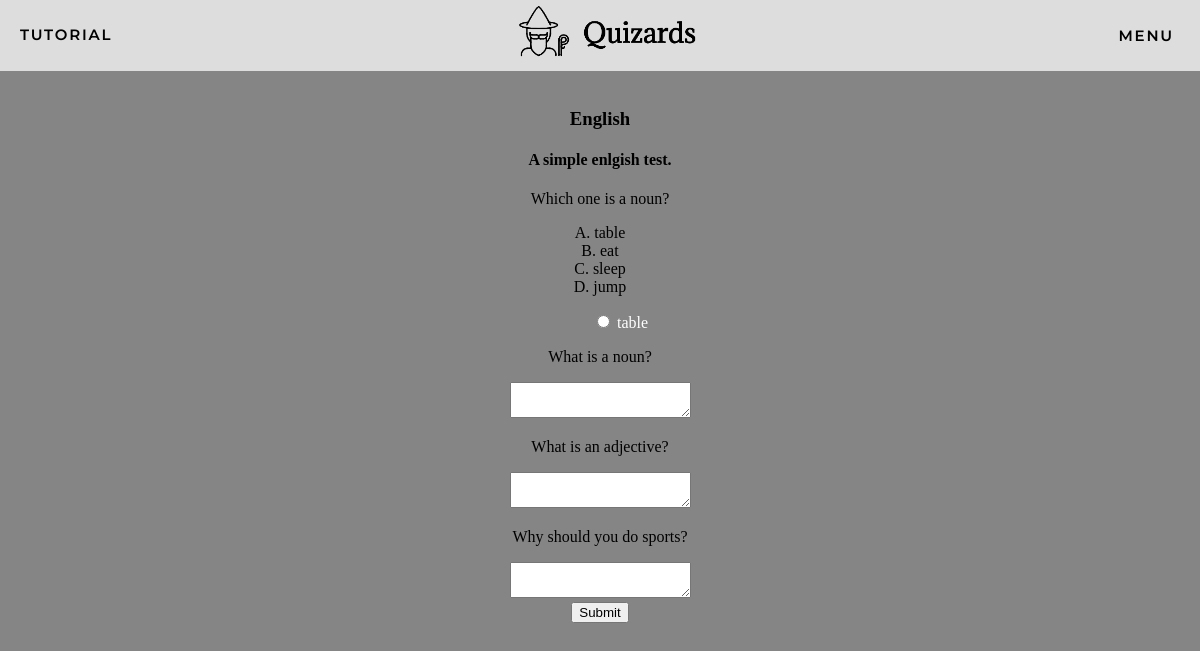
The app's page /quizzes/English/1 (signed in) with its own data.
### app/models.py (models this page shows, shortened)
class Quizzes(db.Model):
    id = db.Column(db.Integer, primary_key=True, autoincrement=True, unique=True)
    name = db.Column(db.String(64))
    description = db.Column(db.String(255))
    questions = db.relationship('Questions', backref='Quizzes', lazy='dynamic')
    mcquestion = db.relationship('multiChoice', backref='MCQuizzes', lazy='dynamic')
    longquestions = db.relationship('LongQuestions', backref='LongQuizzes', lazy='dynamic')
    author_id = db.Column(db.Integer, db.ForeignKey('user.id'))
    pub_date = db.Column(db.DateTime, index=True, default=datetime.utcnow)
    quizMarks = db.relationship('quizMarks', backref='quizMarks', lazy='dynamic')

class multiChoice(db.Model):
    id = db.Column(db.Integer, primary_key = True, autoincrement=True)
    quiz_id = db.Column(db.Integer, db.ForeignKey('quizzes.id'))
    question = db.Column(db.String(128), unique=False, nullable=False)
    choice1 = db.Column(db.String(128), unique=False, nullable=False)
    choice2 = db.Column(db.String(128), unique=False, nullable=False)
    choice3 = db.Column(db.String(128), unique=False, nullable=False)
    choice4 = db.Column(db.String(128), unique=False, nullable=False)
    correct = db.Column(db.Integer, unique=False, nullable=False)

class Questions(db.Model):
    id = db.Column(db.Integer, primary_key = True, autoincrement=True)
    question = db.Column(db.String(255))
    solution = db.Column(db.String(255))
    quiz_id = db.Column(db.Integer, db.ForeignKey('quizzes.id'))

class LongQuestions(db.Model):
    id = db.Column(db.Integer, primary_key = True, autoincrement=True)
    question = db.Column(db.String(500))
    quiz_id = db.Column(db.Integer, db.ForeignKey('quizzes.id'))

### app/routes.py (the view)
@app.route('/quizzes/<quizname>/<quizid>')
@login_required
def quizform(quizname, quizid):
    form = AnswerForm()
    form.options.choices = [(mcq.choice1) for mcq in multiChoice.query.filter_by(quiz_id=quizid).all()]
    quiz = Quizzes.query.filter_by(id=quizid).first_or_404()
    page = request.args.get('page', 1, type=int)
    worded = quiz.questions.paginate(page)
    MCQ = quiz.mcquestion.paginate(page)
    longworded = quiz.longquestions.paginate(page)
    return render_template('quiz_questions.html', quiz=quiz, worded=worded.items, MCQ=MCQ.items, longworded=longworded.items,form=form)

### app/forms.py
class AnswerForm(FlaskForm):
    options = RadioField("Answer", choices=[], validators=[DataRequired()])
    longanswer = TextAreaField(validators=[DataRequired(), Length(min=1, max=140)])
    submit = SubmitField('Submit')

### app/models.py (called while the page is built)
@login.user_loader
def load_user(id):
    return User.query.get(int(id))

### app/routes.py (called while the page is built)
@app.before_request
def before_request():
    if current_user.is_authenticated:
        g.user = load_user(current_user.id)
        current_user.last_seen = datetime.utcnow()
        db.session.commit()

### app/templates/quiz_questions.html
{% extends "base.html" %}
{% block content %}
    <h3>{{ quiz.name }}</h3>
    <h4>{{ quiz.description }}</h4>
    <form method="POST">
    {% for mcqs in MCQ %}
        <p>{{ mcqs.question }}</p>
        <p>A. {{ mcqs.choice1 }}<br>
           B. {{ mcqs.choice2 }}<br>
           C. {{ mcqs.choice3 }}<br>
           D. {{ mcqs.choice4 }}</p>
            {{ form.options }}
    {% endfor %}
    {% for qs in worded %}
        <p>{{ qs.question }}</p>
           {{ form.longanswer }}
    {% endfor %}
    {% for lqs in longworded %}
        <p>{{ lqs.question }}</p>
           {{ form.longanswer }}
    {% endfor %}
    <br>
    {{ form.submit }}
    </form>
{% endblock %}

### app/static/css/styles.css (style rules this page uses)
body { margin: 0; padding: 0; height: 100vh; background-color: rgb(133, 133, 133); }
.messages ul { margin-left: 30%; margin-right: 30%; }
.messages ul li { list-style: none; color: white; text-align: center; }

### records on screen
Quizzes: name "English", description "A simple enlgish test."
multiChoice: question "Which one is a noun?", choice1 "table", choice2 "eat", choice3 "sleep", choice4 "jump"
Questions: question "What is a noun?"
Questions: question "What is an adjective?"
LongQuestions: question "Why should you do sports?"
